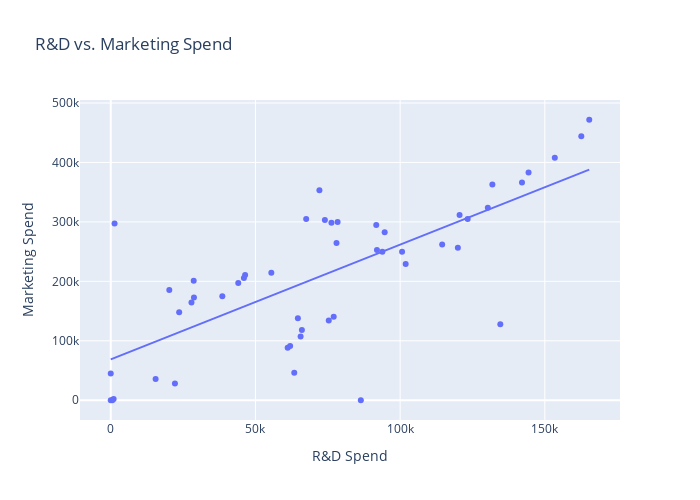

The notebook cell saved with this chart:
### Code cell
fig = px.scatter(data, 
             x=data['R&D Spend'], 
             y=data['Marketing Spend'], 
             title='R&D vs. Marketing Spend',
             trendline='ols',
             height=500, 
             width=700)

fig.show()
